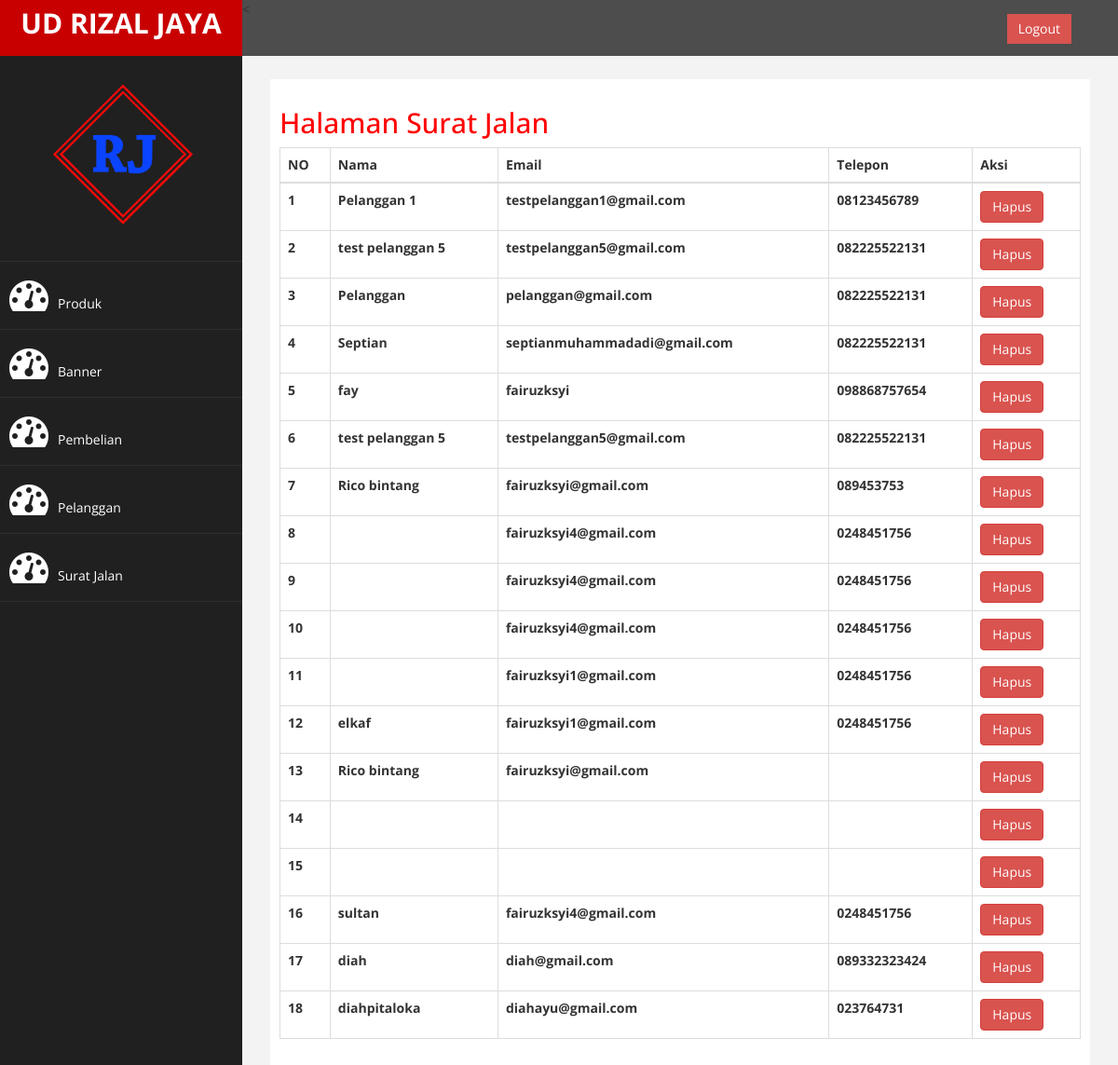
Page /admin/index.php?halaman=suratjalan (signed in) on the committed database.
### tables this page shows
CREATE TABLE `pelanggan` (
  `id_pelanggan` int(11) NOT NULL,
  `email_pelanggan` varchar(50) NOT NULL,
  `password_pelanggan` varchar(50) NOT NULL,
  `nama_pelanggan` varchar(100) NOT NULL,
  `telp_pelanggan` varchar(20) NOT NULL
);

### admin/halaman/suratjalan.php (the view, shortened to what this page needs)
<h2>Halaman Surat Jalan</h2>
<table class="table table-bordered">
	<thead>
		<tr>
			<th>NO</th>
			<th>Nama</th>
			<th>Email</th>
			<th>Telepon</th>
			<th>Aksi</th>
		</tr>
	</thead>
	<tbody>
		<?php $nomor=1; ?>
		<?php $ambil=$koneksi->query("SELECT * FROM pelanggan"); ?>
		<?php while ($pecah = $ambil->fetch_assoc()){ ?>
		<tr>
			<th><?php echo $nomor; ?></th>
			<th><?php echo $pecah['nama_pelanggan']; ?></th>
			<th><?php echo $pecah['email_pelanggan']; ?></th>
			<th><?php echo $pecah['telp_pelanggan']; ?></th>
			<th>
				<a href="../surat_jalan/surat_jalan.php?id=<?php echo $pecah['id_pelanggan']; ?>" class="btn btn-danger">Hapus</a>
			</th>
		</tr>
		<?php $nomor++ ?>
	<?php } ?>
	</tbody>
</table>

### admin/assets/css/custom.css (style rules this page uses)
body { font-family: 'Open Sans', sans-serif; }
h2 { color: #f00; }

### rows in the picture
pelanggan: nama_pelanggan "Pelanggan 1", email_pelanggan "testpelanggan1@gmail.com", telp_pelanggan "08123456789"
pelanggan: nama_pelanggan "test pelanggan 5", email_pelanggan "testpelanggan5@gmail.com", telp_pelanggan "082225522131"
pelanggan: nama_pelanggan "Pelanggan", email_pelanggan "pelanggan@gmail.com", telp_pelanggan "082225522131"
pelanggan: nama_pelanggan "Septian", email_pelanggan "septianmuhammadadi@gmail.com", telp_pelanggan "082225522131"
pelanggan: nama_pelanggan "fay", email_pelanggan "fairuzksyi", telp_pelanggan "098868757654"
pelanggan: nama_pelanggan "test pelanggan 5", email_pelanggan "testpelanggan5@gmail.com", telp_pelanggan "082225522131"
pelanggan: nama_pelanggan "Rico bintang", email_pelanggan "fairuzksyi@gmail.com", telp_pelanggan "089453753"
pelanggan: email_pelanggan "fairuzksyi4@gmail.com", telp_pelanggan "0248451756"
pelanggan: email_pelanggan "fairuzksyi4@gmail.com", telp_pelanggan "0248451756"
pelanggan: email_pelanggan "fairuzksyi4@gmail.com", telp_pelanggan "0248451756"
pelanggan: email_pelanggan "fairuzksyi1@gmail.com", telp_pelanggan "0248451756"
pelanggan: nama_pelanggan "elkaf", email_pelanggan "fairuzksyi1@gmail.com", telp_pelanggan "0248451756"
pelanggan: nama_pelanggan "Rico bintang", email_pelanggan "fairuzksyi@gmail.com"
pelanggan: nama_pelanggan "sultan", email_pelanggan "fairuzksyi4@gmail.com", telp_pelanggan "0248451756"
pelanggan: nama_pelanggan "diah", email_pelanggan "diah@gmail.com", telp_pelanggan "089332323424"
pelanggan: nama_pelanggan "diahpitaloka", email_pelanggan "diahayu@gmail.com", telp_pelanggan "023764731"
